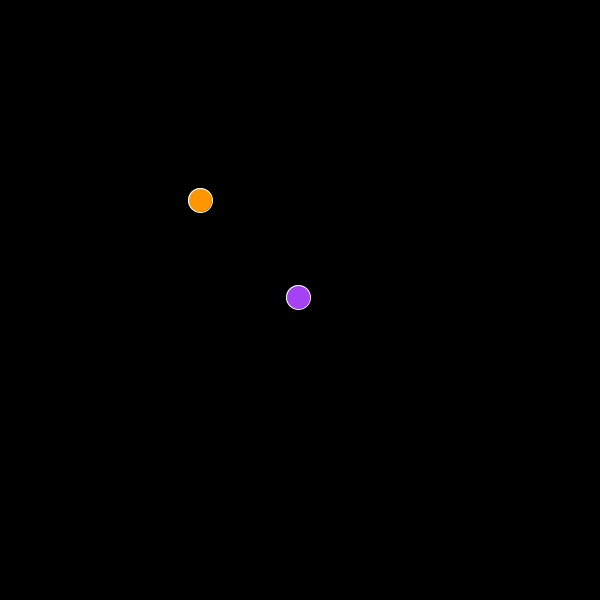
Frame 1 (no input)
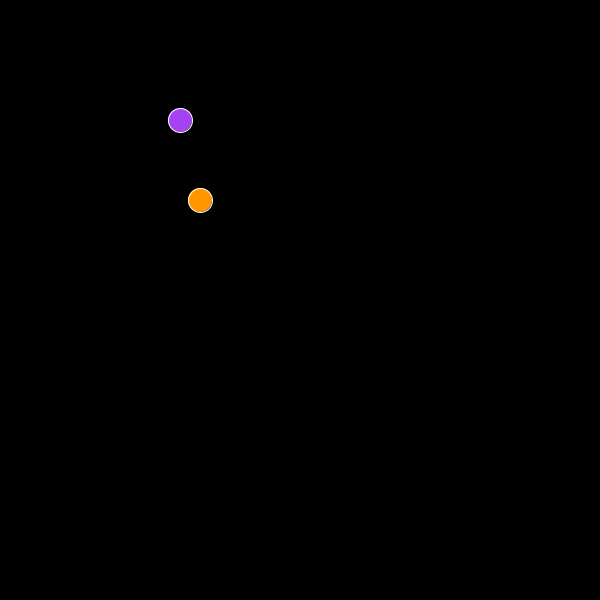
Frame 60 (the mouse pressed at the canvas centre just before this capture)
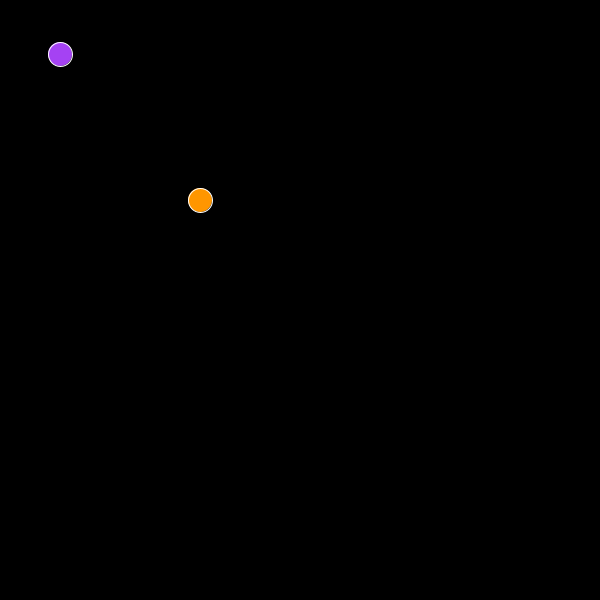
Frame 120 (the mouse held since frame 60 and released just before this capture)

The Processing sketch that drew these frames (run headless with seeded random() and noise(); from frame 60 on, the mouse is pressed at the canvas centre):

// Processing sketch: class_example
// ── class_example.pde

Solid mySolid, mySolid2;

void setup() {
  size(600, 600);
  
  mySolid = new Solid();
  mySolid2 = new Solid(255, 150, 0);
  
  
 //Operador AND && y operador OR ||
}

void draw() {
  background(0);
  mySolid.update();
  mySolid2.update();
  mySolid.display();
  mySolid2.display();
}

void mouseClicked() {
  println(mouseX + ", " + mouseY);
}

// ── Solid.pde
class Solid {
  
  PVector location;
  PVector speed;
  
  float topSpeed;
  
  int r;
  int g;
  int b;
  
  
  Solid() {
    location = new PVector(width/2, height/2);
    speed = new PVector(-2, -3);
    
    topSpeed = 10;
    
    r = (int) random(0, 256);
    g = (int) random(0, 256);
    b = (int) random(0, 256);
  }
  
  Solid(int red, int green, int blue) {
    location = new PVector(width/3, height/3);
    speed = new PVector(0, 0);
    
    topSpeed = 10;
    
    r = red;
    g = green;
    b = blue;
  }
  
  void update() {
    
    if(location.x > width || location.x < 0) {
      speed.x *= -1;
    }
    
    if(location.y > height || location.y < 0) {
      speed.y *= -1;
    }
    
    speed.limit(topSpeed);
    location.add(speed);
  }
  
  void display() {
    stroke(255);
    strokeWeight(1);
    fill(r, g, b);
    ellipse(location.x, location.y, 24, 24);
  }
  
}
